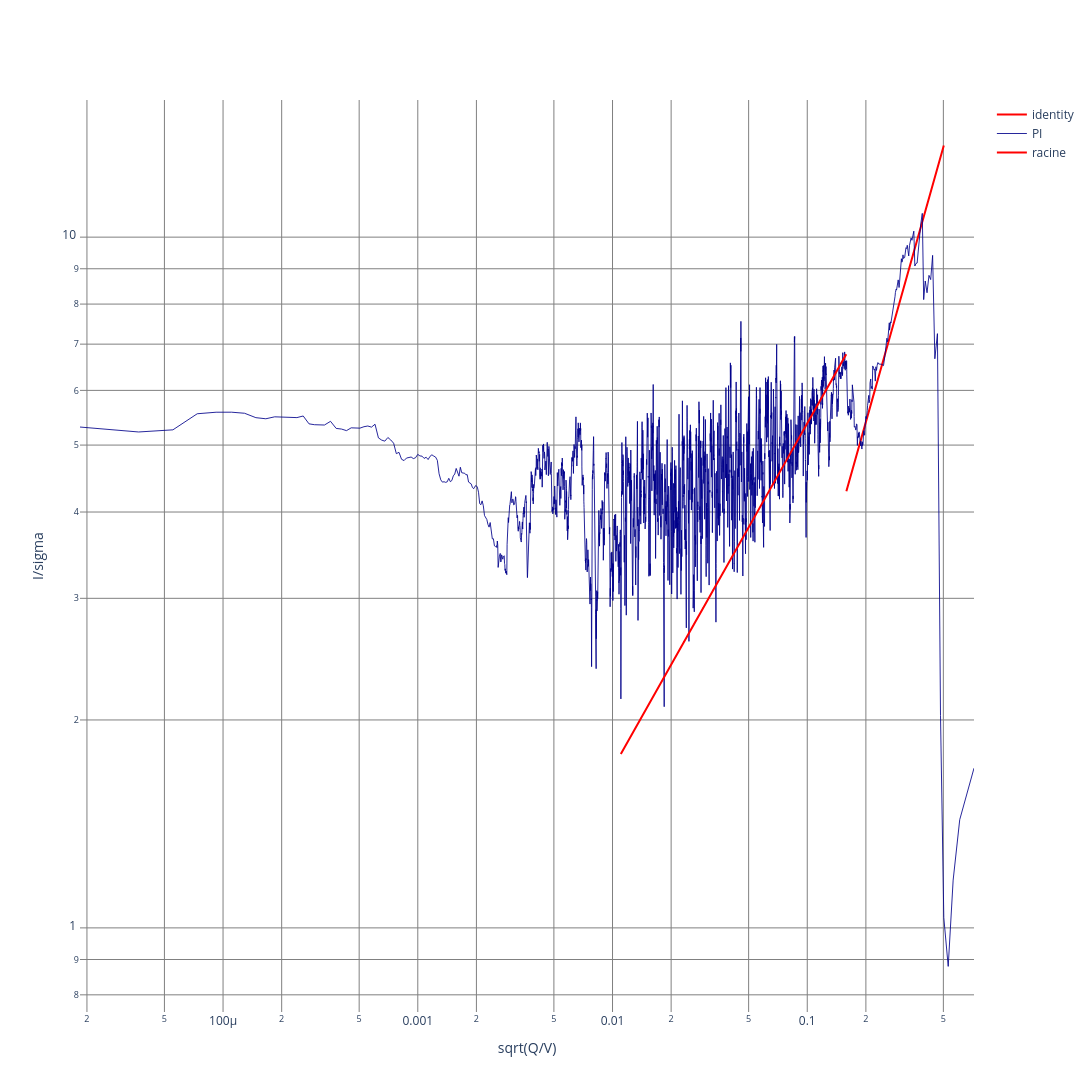

Notebook cell for this chart:
### Code cell
fig = go.Figure()
fig.add_trace(go.Scatter(x=queue_size[28800:29050], y = 27*np.ones(len(queue_size[28800:29050]))*queue_size[28800:29050], mode='lines', name="identity", line=dict(width = 2, color = 'red')))
fig.add_trace(go.Scatter(x=queue_size, y = price_impact, mode='lines', name="PI", line=dict(width = 0.85, color = 'darkblue')))
fig.add_trace(go.Scatter(x=queue_size[6000:28800], y = 17*np.ones(len(queue_size[6000:28800]))*np.array(queue_size[6000:28800])**(1/2), mode='lines', name = "racine", line=dict(width = 2, color = 'red')))

fig.update_layout(
    width=1800,         # largeur en pixels
    height=1200,  
    xaxis=dict(
        title = "sqrt(Q/V)",
        type="log",
        showgrid=True,
        gridcolor='#808080'
    ),
    yaxis=dict(
        title = "I/sigma",
        type="log",
        showgrid=True,
        gridcolor='#808080'
    ),
    plot_bgcolor='White',
    paper_bgcolor='White'
)
fig.show()

### Figure 1 — Plotly figure (JSON) as saved in the notebook; plotly's stock layout.template omitted (floating-point values rounded to 4 significant figures; data arrays with more than 128 entries replaced by an {"elided": "..."} marker saying what was removed)
{"data": [{"line": {"color": "red", "width": 2}, "mode": "lines", "name": "identity", "type": "scatter", "x": {"elided": "250 float values"}, "y": {"elided": "250 float values"}}, {"line": {"color": "darkblue", "width": 0.85}, "mode": "lines", "name": "PI", "type": "scatter", "x": {"elided": "29054 float values"}, "y": {"elided": "29054 float values"}}, {"line": {"color": "red", "width": 2}, "mode": "lines", "name": "racine", "type": "scatter", "x": {"elided": "22800 float values"}, "y": {"elided": "22800 float values"}}], "layout": {"height": 1200, "paper_bgcolor": "White", "plot_bgcolor": "White", "width": 1800, "xaxis": {"gridcolor": "#808080", "showgrid": true, "title": {"text": "sqrt(Q/V)"}, "type": "log"}, "yaxis": {"gridcolor": "#808080", "showgrid": true, "title": {"text": "I/sigma"}, "type": "log"}}}
